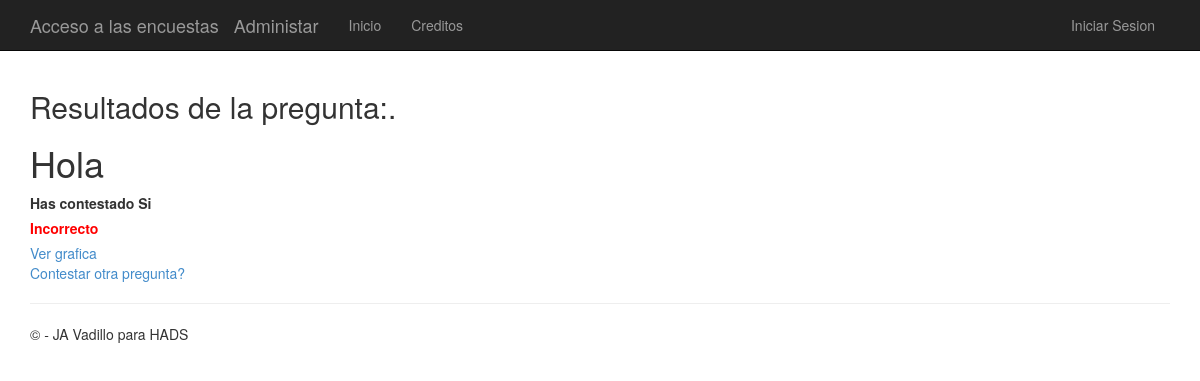
The page /3/3/results/ on the database as committed earlier.
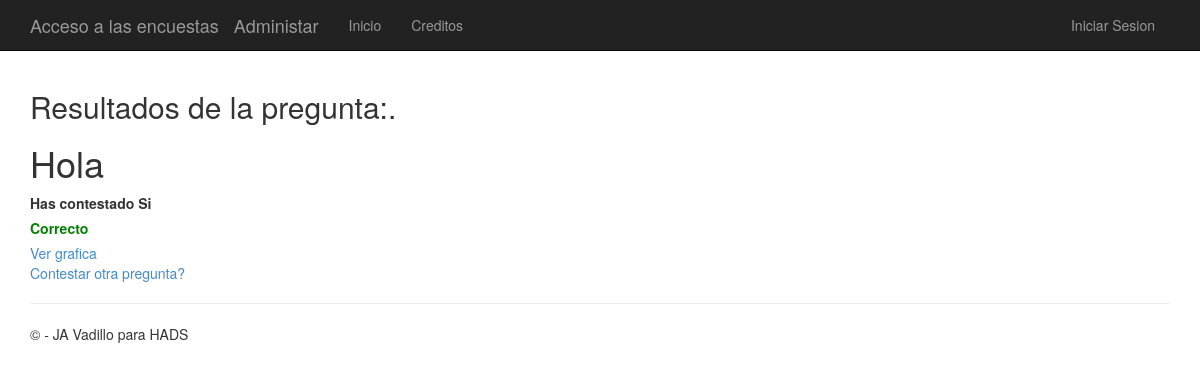
The same page on the database as committed later.
### app/views.py (the view)
# urls.py: url(r'^(?P<question_id>\d+)/results/$', app.views.results, name='results'),
def results(request, question_id, choice_id):
    question = get_object_or_404(Question, pk=question_id)
    choice= get_object_or_404(Choice, pk=choice_id)
    return render(request, 'polls/results.html', {'title':'Resultados de la pregunta:','question': question , 'choice':choice})

### app/templates/polls/results.html (shortened to what this page needs)
﻿{% extends "app/layout.html" %}
{% block content %}
<h2>{{ title }}.</h2>
<h1>{{ question.question_text }}</h1>
{% if request.user.is_authenticated %}
    <ul>
    {% for c in question.choice_set.all %}
        <li>{{ c.choice_text }} -- {{ c.votes }} vote{{ c.votes|pluralize }}</li>
    {% endfor %}
    </ul>
<a href="{% url 'chart' question.id %}"> Ver grafica</a><br />
{% else %}
    <label>Has contestado {{ choice.choice_text }}</label> <br/>
    {% if  choice.correct %}
      <label style="color:green;">Correcto</label><br />
    {% else %}
      <label style="color:red;">Incorrecto</label><br />
    {% endif %}
<a href="{% url 'chart' question.id %}"> Ver grafica</a><br />
<a href="{% url 'index' %}">Contestar otra pregunta?</a>
{% endif %}
{% endblock %}

Rows that differ between the two databases and show on the page:
changed Choice "Si": correct empty → True (drawn)
Other text that changed with them:
text no longer shown: "Incorrecto"
text now shown: "Correcto"
